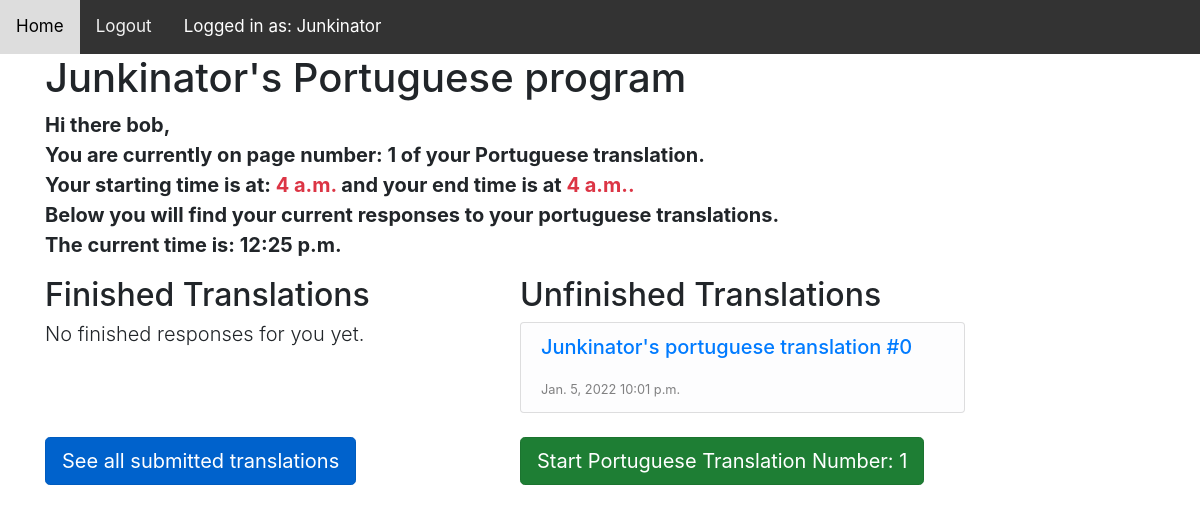
Page /retranslation/Junkinator/portuguese (signed in) on the earlier database version.
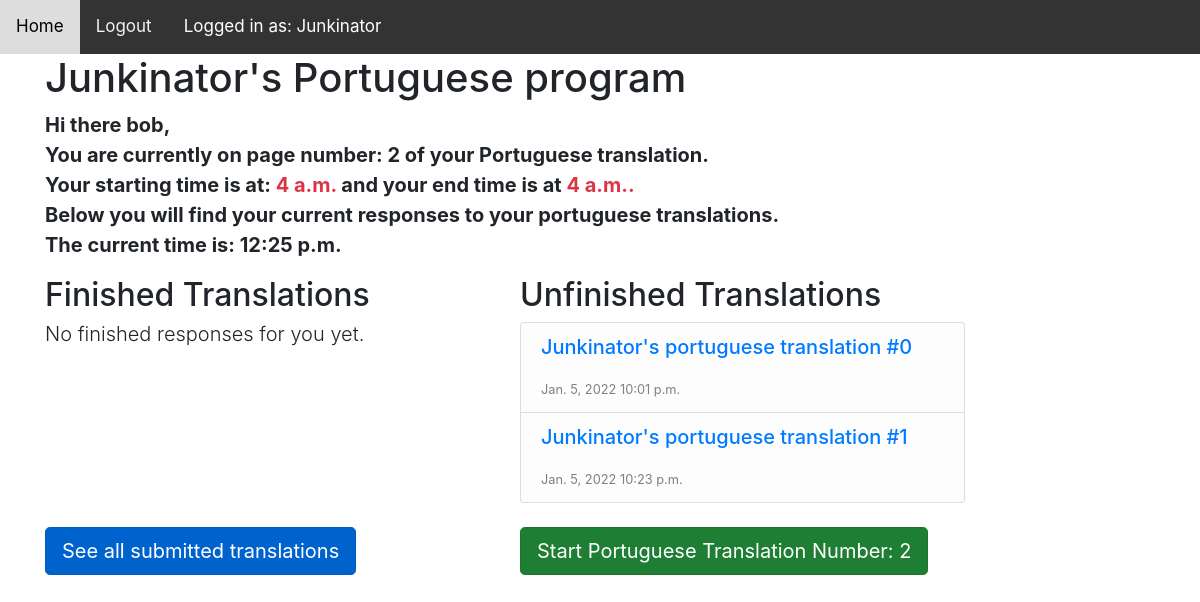
Same page on the later database version.
### reTranslation/models.py (models this page shows, shortened)
class Program(models.Model):
    program_choices = (
        ('french','French'),
        ('spanish','Spanish'),
        ('portuguese', 'Portuguese'),
    )
    programName = models.CharField(max_length=40,
                                   choices=program_choices,
                                   default='spanish')
    programCount = models.IntegerField(default=0)
    member = models.ForeignKey(User, on_delete=models.CASCADE,
                               related_name='programs')
    firstname = models.CharField(max_length=40,null=False,default="")
    lastname = models.CharField(max_length=40, null=False,default="")
    created = models.DateTimeField(auto_now_add=True)
    startTime = models.TimeField(default=timezone.now)
    endTime = models.TimeField(default=timezone.now)
    active = models.BooleanField(default=False)
    served = models.BooleanField(default=False)
    totalCount = models.IntegerField(default=0)
    totalComplete = models.IntegerField(default=0)
    photo = models.ImageField(upload_to='programs/', blank=True)
    def get_next_payload_url(self):
        return reverse('retranslation:response_detail',args=[
            self.member.username,
            self.programName,
            self.programCount
        ])

class Reponse(models.Model):
    program = models.ForeignKey(Program,
                                on_delete=models.CASCADE,
                                related_name='reponses')
    payload = models.ForeignKey(Payload,
                                on_delete=models.PROTECT,
                                related_name='reponses')
    textresponse = models.TextField(max_length=100000,
                                    default=None,verbose_name="Your Translation")
    finished = models.BooleanField(default=False)
    created = models.DateTimeField(default=timezone.now)
    class Meta:
        ordering = ['payload__payloadnumber',]
    def get_absolute_url(self):
        return reverse('retranslation:response_detail', args=[
            self.program.member.username,
            self.program.programName,
            self.payload.payloadnumber
        ])
    def __str__(self):
        return self.program.member.username + "'s " + \
            self.program.programName + " translation #" +\
            str(self.payload.payloadnumber)

class Payload(models.Model):
    program_choices = (
        ('french','French'),
        ('spanish','Spanish'),
        ('portuguese','Portuguese'),
        ('none','None'),
    )
    payloadnumber = models.IntegerField()
    content = models.TextField(default=None)
    programName = models.CharField(max_length=40,
                                   choices=program_choices,
                                   default='none')
    class Meta:
        ordering = ['programName','payloadnumber']

### reTranslation/views.py (the view)
# urls.py: path('<slug:user>/<slug:programname>',views.program_detail,
@login_required
def program_detail(request, user, programname):
    if user != request.user.username:
        return redirect('retranslation:list_programs')
    program = get_object_or_404(Program,
                                member__username=user,
                                programName=programname)
    reponses = Reponse.objects.filter(program__member__username=user,
                                      program__programName=programname,
                                      finished=True)
    if reponses.count() >= 6:
        scrollAble= "pre-scrollable"
    else:
        scrollAble = ""
    unFinished = Reponse.objects.filter(program__member__username=user,
                                        program__programName=programname,
                                        finished=False)
    if unFinished.count() >= 6:
        finishScroll = "pre-scrollable"
    else:
        finishScroll = ""
    myTime = timezone.now()
    return render(request,
                  'reTranslation/detail.html',
                  {'program':program,
                   'reponses':reponses,
                   'unfinished':unFinished,
                   'scroll':scrollAble,
                   'finishscroll':finishScroll,
                   'currenttime':myTime})

### reTranslation/templates/reTranslation/detail.html (shortened to what this page needs)
{% extends "reTranslation/base.html" %}
{% block dynamicNav %}
    <a href="{% url 'retranslation:list_programs' %}">Home</a>
    {% if request.user.is_authenticated %}
        <a href="{% url 'retranslation:logout' %}">Logout</a>
        <a class="text-white">Logged in as: {{ request.user.username|capfirst }}</a>
    {% endif %}
{% endblock %}
{% block content %}
    <div class="container">
        <div class="row">
            <div class="col-10">
                <h1>{{ program.member|capfirst }}'s {{ program.programName|capfirst }} program </h1>
                <p class="lead text-body font-weight-bold">Hi there {{ program.firstname }}, <br>
                    You are currently on page number: {{ program.programCount }} of
                    your {{ program.programName|capfirst }}
                    translation. <br>
                    Your starting time is at: <span class="text-danger">{{ program.startTime|time }}</span> and your end
                    time is at
                    <span class="text-danger">{{ program.endTime|time }}.</span><br>
                    Below you will find your current responses to your {{ program.programName }} translations.<br>
                    The current time is: {{ currenttime|time }} <br>
                </p>
            </div>
        </div>
        <div class="row">
            <div class="col-5">
                <h2>Finished Translations</h2>
                <div class="list-group {{ scroll }}">
                    {% if reponses %}
                        {% for response in reponses %}
                            <li class="list-group-item list-group-item-light">
                                <a class="h5" href="{{ response.get_absolute_url }}">
                                    {{ response | linebreaks }}
                                </a>
                                <small>{{ response.created|date }} {{ response.created|time }}</small>
                            </li>
                        {% endfor %}
                    {% else %}
                        <h6 class="lead">
                            No finished responses for you yet.
                        </h6>
                    {% endif %}
                </div>
            </div>
            <div class="col-5">
                <h2>Unfinished Translations</h2>
                <div class="list-group {{ finishscroll }}">
                    {% if unfinished %}
                        {% for response in unfinished %}
                            <li class="list-group-item list-group-item-light">
                                <a class="h5" href="{{ response.get_absolute_url }}">
                                    {{ response | linebreaks }}
                                </a>
                                <small>{{ response.created|date }} {{ response.created|time }}</small>
                            </li>
                        {% endfor %}
                    {% else %}
                        <h6 class="lead">
                            No working responses for you yet.
                        </h6>
                    {% endif %}
                </div>
            </div>
        </div>
        <br>
        <div class="row ">
            <div class="col-5">
                <a class="btn btn-primary btn-lg active"
                   role="button"
                   aria-pressed="true"
                   href="{% url 'retranslation:response_storage' user=program.member.username programname=program.programName %}">
                    See all submitted translations
                </a>
            </div>
            <div class="col-5">
                    <a class="btn btn-success btn-lg active"
                   role="button"
                   aria-pressed="true"
                       id="flashing_button"
                   href="{{ program.get_next_payload_url }}">Start {{ program.programName|capfirst }} Translation
                    Number: {{ program.programCount }}</a>
                <br>
            </div>
        </div>
    </div>
{% endblock %}

Differences in the rows shown:
changed Program "Portuguese": programCount "1" → "2"
added Reponse: program+payload "Junkinator's portuguese translation #1", created "Jan. 5, 2022", created "10:23 p.m."
